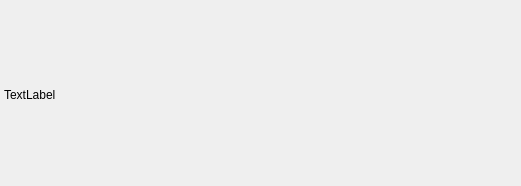
<?xml version="1.0" encoding="UTF-8"?>
<ui version="4.0">
 <class>Form</class>
 <widget class="QWidget" name="Form">
  <property name="geometry">
   <rect>
    <x>0</x>
    <y>0</y>
    <width>521</width>
    <height>186</height>
   </rect>
  </property>
  <property name="windowTitle">
   <string>Form</string>
  </property>
  <widget class="QWidget" name="gridLayoutWidget">
   <property name="geometry">
    <rect>
     <x>4</x>
     <y>4</y>
     <width>516</width>
     <height>181</height>
    </rect>
   </property>
   <layout class="QGridLayout" name="gridLayout">
    <item row="0" column="0">
     <widget class="QLabel" name="label">
      <property name="text">
       <string>TextLabel</string>
      </property>
     </widget>
    </item>
   </layout>
  </widget>
 </widget>
 <resources/>
 <connections/>
</ui>
